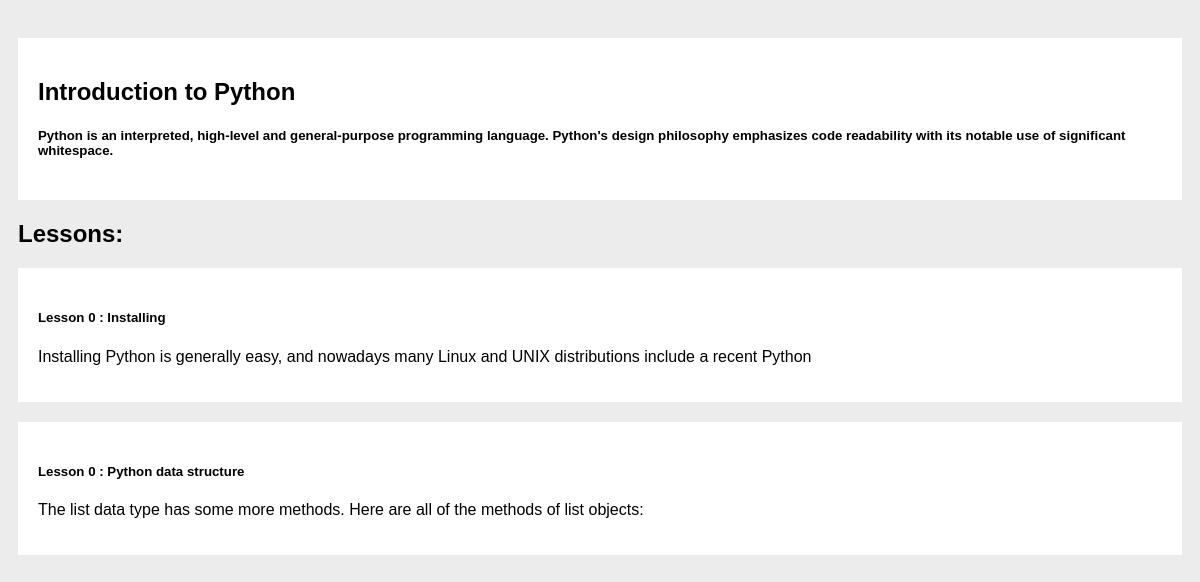
/onlinecourse/course/2/, run on the app's committed database.
### onlinecourse/models.py (models this page shows, shortened)
class Course(models.Model):
    name = models.CharField(null=False, max_length=30, default='online course')
    image = models.ImageField(upload_to='course_images/')
    description = models.CharField(max_length=1000)
    pub_date = models.DateField(null=True)
    instructors = models.ManyToManyField(Instructor)
    users = models.ManyToManyField(settings.AUTH_USER_MODEL, through='Enrollment')
    total_enrollment = models.IntegerField(default=0)
    is_enrolled = False

class Lesson(models.Model):
    title = models.CharField(max_length=200, default="title")
    order = models.IntegerField(default=0)
    course = models.ForeignKey(Course, on_delete=models.CASCADE)
    content = models.TextField()

### onlinecourse/views.py (the view)
# urls.py: path('course/<int:course_id>/', views.course_details, name='course_details'),
def course_details(request, course_id):
    context = {}
    if request.method == 'GET':
        try:
            course = Course.objects.get(pk=course_id)
            context['course'] = course
            return render(request, 'onlinecourse/course_detail.html', context)
        except Course.DoesNotExist:
            raise Http404("No course matches the given id.")

### onlinecourse/templates/onlinecourse/course_detail.html (shortened to what this page needs)
<!DOCTYPE html>
<html lang="en">
<head>
    {% load static %}
    <link rel="stylesheet" type="text/css" href="{% static 'onlinecourse/course.css' %}">
</head>
<body>
    <div class="card">
        <h2>{{ course.name }}</h2>
        <h5>{{ course.description }}</h5>
    </div>
    <h2>Lessons: </h2>
    {% for lesson in course.lesson_set.all %}
    <div class="card">
        <h5>Lesson {{lesson.order}} : {{lesson.title}}</h5>
        <p>{{lesson.content}}</p>
    </div>
    {% endfor %}
</body>
</html>

### onlinecourse/static/onlinecourse/course.css (style rules this page uses)
body { font-family: Arial, Helvetica, sans-serif; }
* { box-sizing: border-box }
body { font-family: Arial; padding: 10px; background: #ececec; }
.card { background-color: white; padding: 20px; margin-top: 20px; }

### data on the page
Course: name "Introduction to Python", description "Python is an interpreted, high-level and general-purpose programming language. Python's design philosophy emphasizes code readability with its notable use of significant whitespace."
Lesson: order "0", title "Installing", content "Installing Python is generally easy, and nowadays many Linux and UNIX distributions include a recent Python"
Lesson: order "0", title "Python data structure", content "The list data type has some more methods. Here are all of the methods of list objects:"
